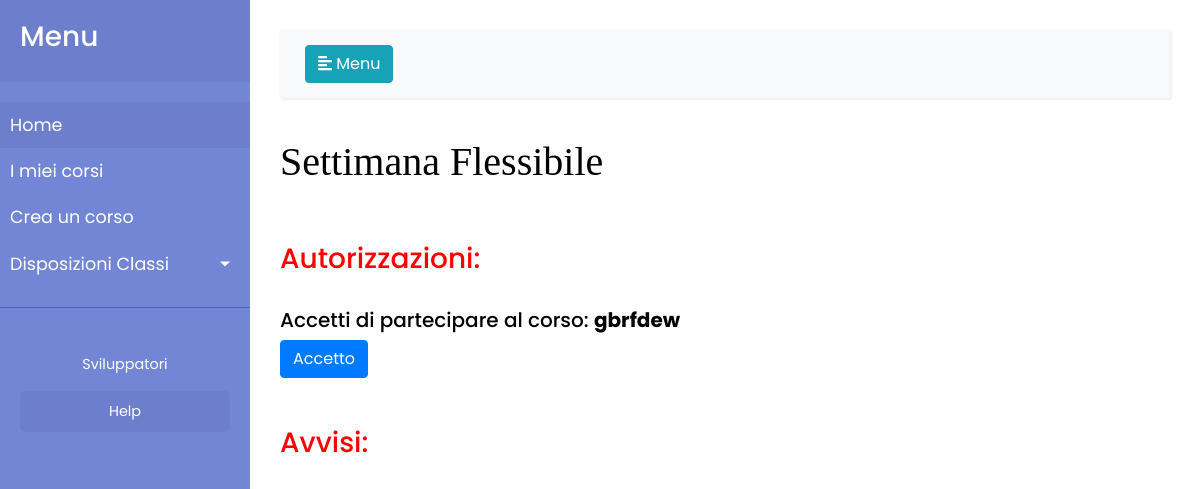
Page / (signed in) on the earlier database version.
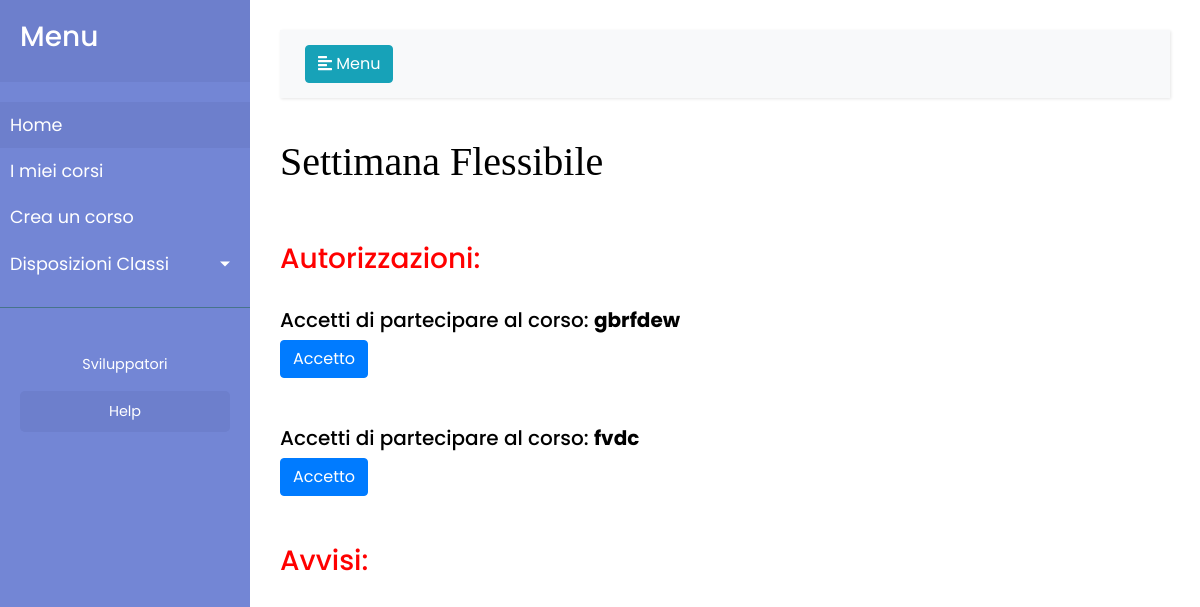
Same page on the later database version.
### app/models.py (models this page shows, shortened)
class Approvazione(models.Model):
    corso= models.ForeignKey('Corso', blank=True, null=True)
    alunno= models.ForeignKey('auth.User', blank=True, null=True)
    convalida= models.BooleanField(default=False)
    class Meta:
        verbose_name = "Approvazione"
        verbose_name_plural = "Approvazioni"

class Corso(models.Model):
    titolo = models.CharField(max_length=100)
    studente_referente1 = models.ForeignKey('auth.User', related_name='studente_referente1', null=True)
    studente_referente2 = models.ForeignKey('auth.User', related_name='studente_referente2', blank=True, null=True)
    studente_referente3 = models.ForeignKey('auth.User', related_name='studente_referente3', blank=True, null=True)
    studente_referente4 = models.ForeignKey('auth.User', related_name='studente_referente4', blank=True, null=True)
    studente_referente5 = models.ForeignKey('auth.User', related_name='studente_referente5', blank=True, null=True)
    descrizione= models.TextField(blank=True)
    numero_di_telefono = models.IntegerField()
    esperti_esterni = models.CharField(max_length=100,blank=True, null=True, default="")
    aule = models.ForeignKey('Aula')
    progressivo= models.BooleanField(default=False)
    f1= models.BooleanField(default=False)
    f2= models.BooleanField(default=False)
    f3= models.BooleanField(default=False)
    f4= models.BooleanField(default=False)
    f5= models.BooleanField(default=False)
    f6= models.BooleanField(default=False)
    f7= models.BooleanField(default=False)
    f8= models.BooleanField(default=False)
    f9= models.BooleanField(default=False)
    convalida= models.BooleanField(default=False)
    corso_pieno= models.BooleanField(default=False)
    class Meta:
        verbose_name = "Corso"
        verbose_name_plural = "Corsi"
    created_date = models.DateTimeField(
        default=timezone.now)
    published_date = models.DateTimeField(
        blank=True, null=True)
    def __str__(self):
        return str(self.titolo)

### app/views.py (the view)
# urls.py: url(r'^$', views.home, name='home'),
@login_required(login_url='/login/')
def home (request):
    convalida=Approvazione.objects.filter(alunno=request.user)
    comunicazioni= Comunicazione.objects.filter(published_date__lte=timezone.now()).order_by('-published_date')
    if request.method == "GET":
        try:
            corso_da_approvare_id = request.GET.get("idcorso")
            corso_da_approvare = Approvazione.objects.get(corso_id=corso_da_approvare_id, alunno=request.user, convalida = False)
            corso_da_approvare.convalida=True
            print(0)
            try:
                IscrizioneReferenti.iscrizioniReferenti(corso_da_approvare_id, request.user)
                convalide=Approvazione.objects.filter(corso_id=corso_da_approvare_id)
                corso_da_approvare.save()
                messages.success(request, 'Operazione eseguita con successo')
            except:
                messages.error(request, 'Fascia gia occupata!')
        except:
            pass
    return render(request, 'corsi/home.html', {'convalida':convalida, 'comunicazioni':comunicazioni})

### app/templates/corsi/home.html (shortened to what this page needs)
{% extends 'corsi/base.html' %}
{% block content %}
<h1 class="titoli" style="font-family: 'Permanent Marker', cursive;">Settimana Flessibile</h1>
<br><br>
<h3 style="color: red;">Autorizzazioni:</h3>
<br>
{%for convalida in convalida%}
{%if convalida.convalida == False%}
  <form method="GET" class="post-form">
<h5>Accetti di partecipare al corso: <b>{{convalida.corso}}</b></h5>
<a type="submit" id="bottone{{approvazione}}" class="btn btn-primary" href="?idcorso={{convalida.corso_id}}" name="{{convalida.corso_id}}">Accetto</a>
</form>
<br>
<br>
  {%endif%}
{%endfor%}
<h3 style="color: red;">Avvisi:</h3>
{% endblock content %}

Differences in the rows shown:
added Approvazione: corso "fvdc"
